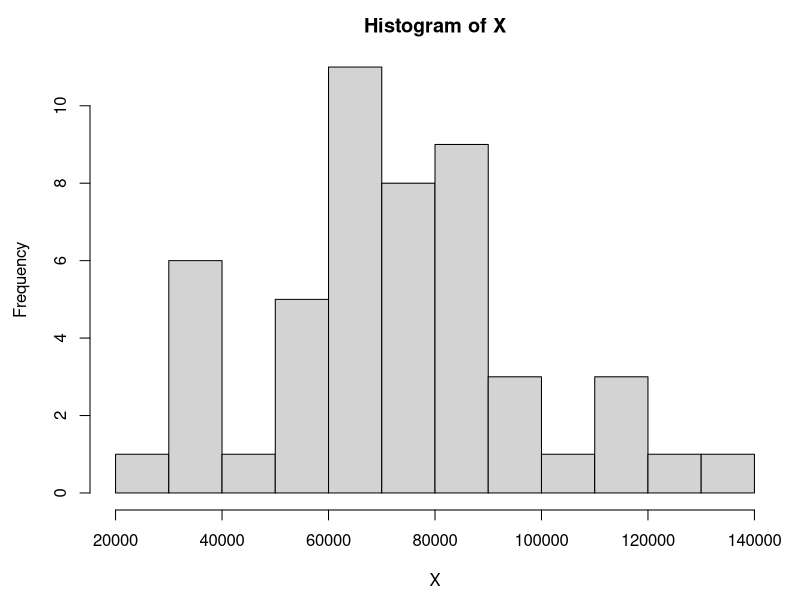
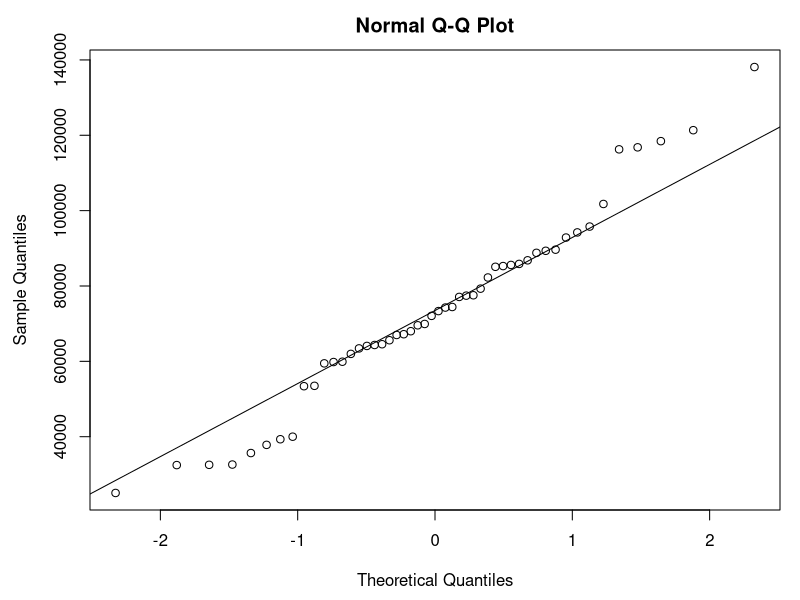

Write R code to recreate these figures, in order.
X <- scan("Auto.data")
par(mai=c(0.9, 0.9, 0.5, 0.2))
hist(X, breaks = 12)
qqnorm(X); qqline(X)
shapiro.test(X)

x_bar <- mean(X); S <- sd(X); n <- length(X) 
alpha <- 0.05; z <- qnorm(1 - alpha/2)
c(x_bar - S/sqrt(n)*z, x_bar + S/sqrt(n)*z)

t.test(X, mu = mean(X))

E <- 5000; (n <- z^2*S^2/E^2)

